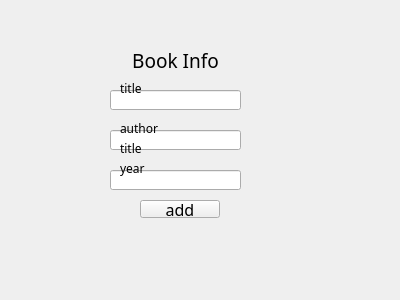
<?xml version="1.0" encoding="UTF-8"?>
<ui version="4.0">
 <class>AddBookDialog</class>
 <widget class="QWidget" name="AddBookDialog">
  <property name="geometry">
   <rect>
    <x>0</x>
    <y>0</y>
    <width>400</width>
    <height>300</height>
   </rect>
  </property>
  <property name="windowTitle">
   <string>Form</string>
  </property>
  <widget class="QLabel" name="label">
   <property name="geometry">
    <rect>
     <x>110</x>
     <y>50</y>
     <width>131</width>
     <height>21</height>
    </rect>
   </property>
   <property name="font">
    <font>
     <family>Comfortaa</family>
     <pointsize>14</pointsize>
    </font>
   </property>
   <property name="text">
    <string>Book Info</string>
   </property>
   <property name="alignment">
    <set>Qt::AlignCenter</set>
   </property>
  </widget>
  <widget class="QLineEdit" name="nameLineEdit">
   <property name="geometry">
    <rect>
     <x>110</x>
     <y>90</y>
     <width>131</width>
     <height>20</height>
    </rect>
   </property>
   <property name="font">
    <font>
     <family>Comfortaa</family>
     <pointsize>12</pointsize>
    </font>
   </property>
  </widget>
  <widget class="QLineEdit" name="authorLineEdit">
   <property name="geometry">
    <rect>
     <x>110</x>
     <y>130</y>
     <width>131</width>
     <height>20</height>
    </rect>
   </property>
   <property name="font">
    <font>
     <family>Comfortaa</family>
     <pointsize>12</pointsize>
    </font>
   </property>
  </widget>
  <widget class="QLineEdit" name="yearLineEdit">
   <property name="geometry">
    <rect>
     <x>110</x>
     <y>170</y>
     <width>131</width>
     <height>20</height>
    </rect>
   </property>
   <property name="font">
    <font>
     <family>Comfortaa</family>
     <pointsize>12</pointsize>
    </font>
   </property>
  </widget>
  <widget class="QPushButton" name="addButton">
   <property name="geometry">
    <rect>
     <x>140</x>
     <y>200</y>
     <width>80</width>
     <height>18</height>
    </rect>
   </property>
   <property name="font">
    <font>
     <family>Comfortaa</family>
     <pointsize>12</pointsize>
    </font>
   </property>
   <property name="text">
    <string>add</string>
   </property>
  </widget>
  <widget class="QLabel" name="label_2">
   <property name="geometry">
    <rect>
     <x>120</x>
     <y>80</y>
     <width>51</width>
     <height>16</height>
    </rect>
   </property>
   <property name="font">
    <font>
     <family>Comfortaa</family>
     <pointsize>9</pointsize>
    </font>
   </property>
   <property name="text">
    <string>title</string>
   </property>
  </widget>
  <widget class="QLabel" name="label_3">
   <property name="geometry">
    <rect>
     <x>120</x>
     <y>120</y>
     <width>51</width>
     <height>16</height>
    </rect>
   </property>
   <property name="font">
    <font>
     <family>Comfortaa</family>
     <pointsize>9</pointsize>
    </font>
   </property>
   <property name="text">
    <string>author</string>
   </property>
  </widget>
  <widget class="QLabel" name="label_4">
   <property name="geometry">
    <rect>
     <x>120</x>
     <y>160</y>
     <width>51</width>
     <height>16</height>
    </rect>
   </property>
   <property name="font">
    <font>
     <family>Comfortaa</family>
     <pointsize>9</pointsize>
    </font>
   </property>
   <property name="text">
    <string>year</string>
   </property>
  </widget>
  <widget class="QLabel" name="label_5">
   <property name="geometry">
    <rect>
     <x>120</x>
     <y>140</y>
     <width>51</width>
     <height>16</height>
    </rect>
   </property>
   <property name="font">
    <font>
     <family>Comfortaa</family>
     <pointsize>9</pointsize>
    </font>
   </property>
   <property name="text">
    <string>title</string>
   </property>
  </widget>
 </widget>
 <resources/>
 <connections/>
</ui>
